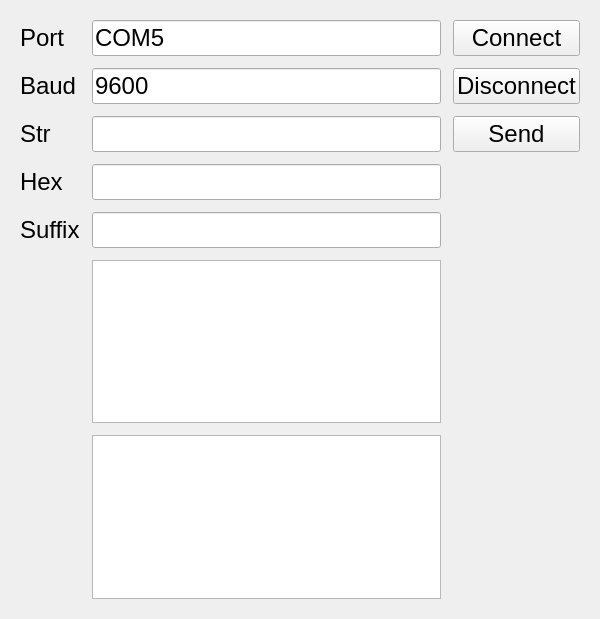
<?xml version="1.0" encoding="UTF-8"?>
<ui version="4.0">
 <class>MainWindow</class>
 <widget class="QMainWindow" name="MainWindow">
  <property name="geometry">
   <rect>
    <x>0</x>
    <y>0</y>
    <width>600</width>
    <height>619</height>
   </rect>
  </property>
  <property name="sizePolicy">
   <sizepolicy hsizetype="Maximum" vsizetype="Maximum">
    <horstretch>0</horstretch>
    <verstretch>0</verstretch>
   </sizepolicy>
  </property>
  <property name="minimumSize">
   <size>
    <width>0</width>
    <height>200</height>
   </size>
  </property>
  <property name="baseSize">
   <size>
    <width>100</width>
    <height>100</height>
   </size>
  </property>
  <property name="font">
   <font>
    <pointsize>12</pointsize>
   </font>
  </property>
  <property name="windowTitle">
   <string>1 MeV Timer UI</string>
  </property>
  <property name="windowIcon">
   <iconset>
    <normaloff>icon.png</normaloff>icon.png</iconset>
  </property>
  <widget class="QWidget" name="centralwidget">
   <property name="sizePolicy">
    <sizepolicy hsizetype="Maximum" vsizetype="Maximum">
     <horstretch>0</horstretch>
     <verstretch>0</verstretch>
    </sizepolicy>
   </property>
   <layout class="QVBoxLayout" name="verticalLayout">
    <property name="leftMargin">
     <number>20</number>
    </property>
    <property name="topMargin">
     <number>20</number>
    </property>
    <property name="rightMargin">
     <number>20</number>
    </property>
    <property name="bottomMargin">
     <number>20</number>
    </property>
    <item>
     <layout class="QGridLayout" name="gridLayout">
      <property name="spacing">
       <number>12</number>
      </property>
      <item row="0" column="1">
       <widget class="QLineEdit" name="lineEdit">
        <property name="font">
         <font>
          <pointsize>18</pointsize>
         </font>
        </property>
        <property name="text">
         <string>COM5</string>
        </property>
       </widget>
      </item>
      <item row="2" column="0">
       <widget class="QLabel" name="label_3">
        <property name="font">
         <font>
          <pointsize>18</pointsize>
         </font>
        </property>
        <property name="text">
         <string>Str</string>
        </property>
       </widget>
      </item>
      <item row="0" column="0">
       <widget class="QLabel" name="label">
        <property name="font">
         <font>
          <pointsize>18</pointsize>
         </font>
        </property>
        <property name="text">
         <string>Port</string>
        </property>
       </widget>
      </item>
      <item row="3" column="0">
       <widget class="QLabel" name="label_4">
        <property name="font">
         <font>
          <pointsize>18</pointsize>
         </font>
        </property>
        <property name="text">
         <string>Hex</string>
        </property>
       </widget>
      </item>
      <item row="3" column="1">
       <widget class="QLineEdit" name="lineEdit_4">
        <property name="font">
         <font>
          <pointsize>18</pointsize>
         </font>
        </property>
       </widget>
      </item>
      <item row="4" column="1">
       <widget class="QLineEdit" name="lineEdit_5">
        <property name="font">
         <font>
          <pointsize>18</pointsize>
         </font>
        </property>
       </widget>
      </item>
      <item row="1" column="0">
       <widget class="QLabel" name="label_2">
        <property name="font">
         <font>
          <pointsize>18</pointsize>
         </font>
        </property>
        <property name="text">
         <string>Baud</string>
        </property>
       </widget>
      </item>
      <item row="2" column="1">
       <widget class="QLineEdit" name="lineEdit_3">
        <property name="font">
         <font>
          <pointsize>18</pointsize>
         </font>
        </property>
       </widget>
      </item>
      <item row="1" column="1">
       <widget class="QLineEdit" name="lineEdit_2">
        <property name="font">
         <font>
          <pointsize>18</pointsize>
         </font>
        </property>
        <property name="text">
         <string>9600</string>
        </property>
       </widget>
      </item>
      <item row="5" column="1">
       <widget class="QPlainTextEdit" name="plainTextEdit">
        <property name="font">
         <font>
          <pointsize>18</pointsize>
         </font>
        </property>
       </widget>
      </item>
      <item row="4" column="0">
       <widget class="QLabel" name="label_5">
        <property name="font">
         <font>
          <pointsize>18</pointsize>
         </font>
        </property>
        <property name="text">
         <string>Suffix</string>
        </property>
       </widget>
      </item>
      <item row="6" column="1">
       <widget class="QPlainTextEdit" name="plainTextEdit_2">
        <property name="font">
         <font>
          <pointsize>18</pointsize>
         </font>
        </property>
       </widget>
      </item>
      <item row="2" column="2">
       <widget class="QPushButton" name="pushButton">
        <property name="font">
         <font>
          <pointsize>18</pointsize>
         </font>
        </property>
        <property name="text">
         <string>Send</string>
        </property>
       </widget>
      </item>
      <item row="0" column="2">
       <widget class="QPushButton" name="pushButton_2">
        <property name="font">
         <font>
          <pointsize>18</pointsize>
         </font>
        </property>
        <property name="text">
         <string>Connect</string>
        </property>
       </widget>
      </item>
      <item row="1" column="2">
       <widget class="QPushButton" name="pushButton_3">
        <property name="font">
         <font>
          <pointsize>18</pointsize>
         </font>
        </property>
        <property name="text">
         <string>Disconnect</string>
        </property>
       </widget>
      </item>
     </layout>
    </item>
   </layout>
  </widget>
 </widget>
 <resources/>
 <connections/>
 <designerdata>
  <property name="gridDeltaX">
   <number>10</number>
  </property>
  <property name="gridDeltaY">
   <number>10</number>
  </property>
  <property name="gridSnapX">
   <bool>true</bool>
  </property>
  <property name="gridSnapY">
   <bool>true</bool>
  </property>
  <property name="gridVisible">
   <bool>true</bool>
  </property>
 </designerdata>
</ui>
